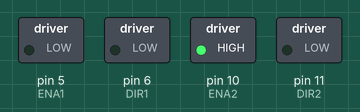
The sketch below on a simulated Arduino Uno, built with avr-gcc and run on an emulated ATmega328P. Parts: switched loads named in the sketch (green lamp = pin HIGH). Pins used as bus, display or sensor lines are not drawn.

Above: at 0.6 s.
At 2.0 s:
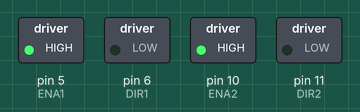
At 3.4 s:
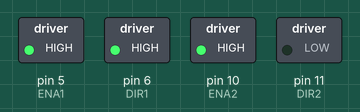
At 4.8 s:
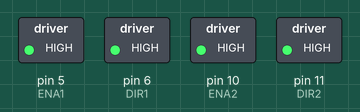
Timing chart, 0 to 6.3 s (numbered marks = the images above):
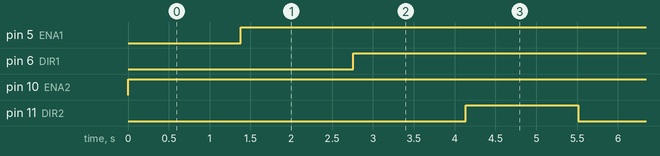

Measured:
- by itself, pin 5 (ENA1): LOW → HIGH at 1.4 s
- by itself, pin 6 (DIR1): alternates HIGH for 4.1 s and LOW for 1.4 s
- by itself, pin 10 (ENA2): LOW → HIGH at 0.00 s
- by itself, pin 11 (DIR2): alternates HIGH for 1.4 s and LOW for 4.1 s

The sketch:

stepper_motor_test.ino
```cpp
// (licence header left out)
int PUL1=7; //define Pulse pin
int DIR1=6; //define Direction pin
int ENA1=5; //define Enable Pin
int PUL2=12; //define Pulse pin
int DIR2=11; //define Direction pin
int ENA2=10; //define Enable Pin
void setup() {
  pinMode (PUL1, OUTPUT);
  pinMode (DIR1, OUTPUT);
  pinMode (ENA1, OUTPUT);
  pinMode (PUL2, OUTPUT);
  pinMode (DIR2, OUTPUT);
  pinMode (ENA2, OUTPUT);
}

void loop() {
  for (int i=0; i<6400; i++)    //Forward 5000 steps
  {
    digitalWrite(DIR2,LOW);
    digitalWrite(ENA2,HIGH);
    digitalWrite(PUL2,HIGH);
    delayMicroseconds(100);
    digitalWrite(PUL2,LOW);
    delayMicroseconds(100);
  }
  for (int i=0; i<6400; i++)    //Forward 5000 steps
  {
    digitalWrite(DIR1,LOW);
    digitalWrite(ENA1,HIGH);
    digitalWrite(PUL1,HIGH);
    delayMicroseconds(100);
    digitalWrite(PUL1,LOW);
    delayMicroseconds(100);
  }
  for (int i=0; i<6400; i++)   //Backward 5000 steps
  {
    digitalWrite(DIR1,HIGH);
    digitalWrite(ENA1,HIGH);
    digitalWrite(PUL1,HIGH);
    delayMicroseconds(100);
    digitalWrite(PUL1,LOW);
    delayMicroseconds(100);
  }
  for (int i=0; i<6400; i++)   //Backward 5000 steps
  {
    digitalWrite(DIR2,HIGH);
    digitalWrite(ENA2,HIGH);
    digitalWrite(PUL2,HIGH);
    delayMicroseconds(100);
    digitalWrite(PUL2,LOW);
    delayMicroseconds(100);
  }
}
```
